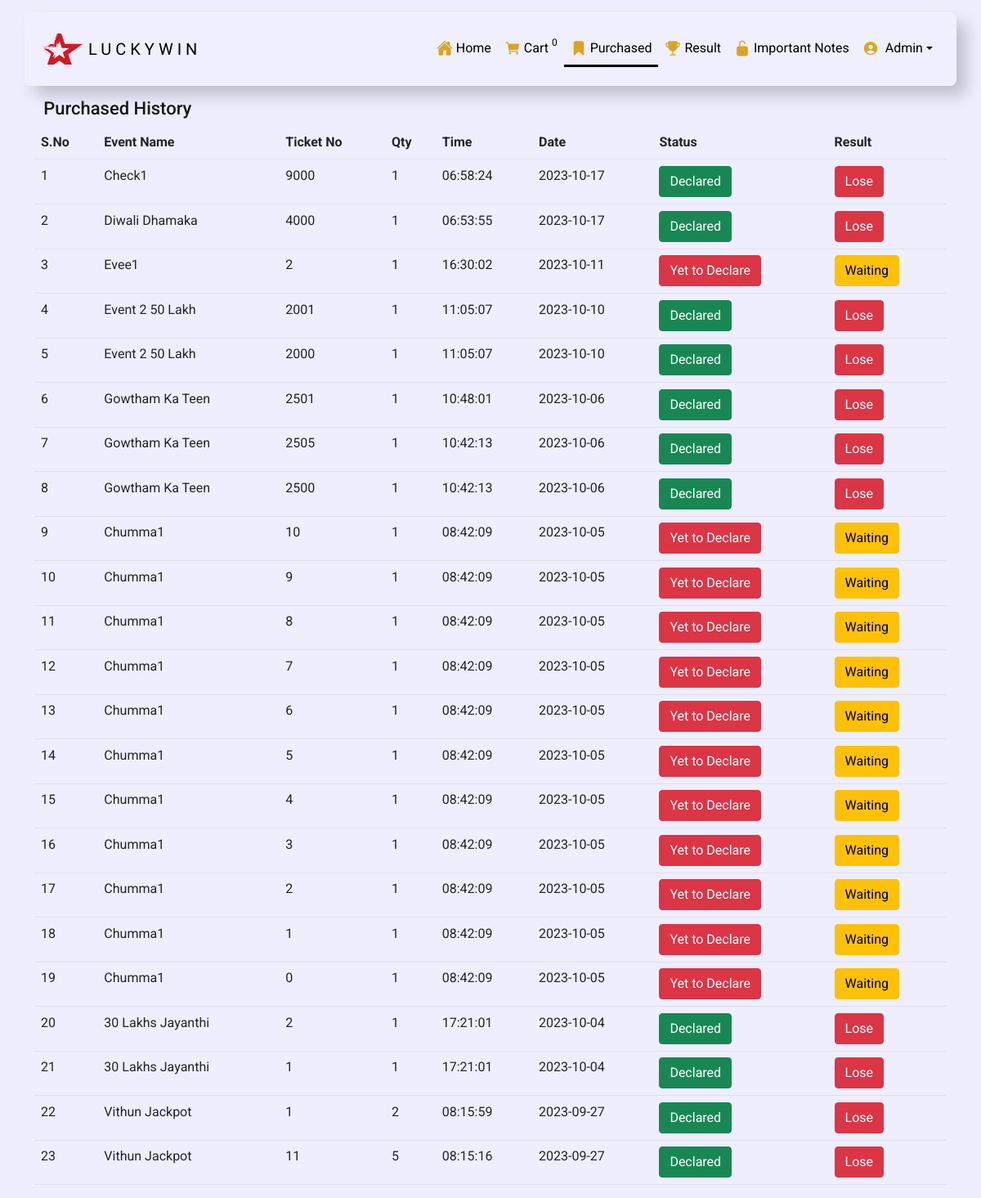
Screenshot of /purchased.php (signed in) with the database file from the repository.
### tables this page shows
CREATE TABLE `logo` (
  `id` int(100) NOT NULL,
  `title` varchar(255) NOT NULL,
  `image` varchar(255) NOT NULL,
  `created` timestamp NOT NULL DEFAULT current_timestamp() ON UPDATE current_timestamp(),
  `status` tinyint(1) NOT NULL
);

CREATE TABLE `orders` (
  `id` int(100) NOT NULL,
  `userid` int(100) NOT NULL,
  `event_id` int(100) NOT NULL,
  `price` varchar(255) NOT NULL,
  `qty` int(100) NOT NULL,
  `total` varchar(255) NOT NULL,
  `grandtotal` double(10,2) NOT NULL,
  `created` timestamp NOT NULL DEFAULT current_timestamp() ON UPDATE current_timestamp(),
  `ticket` varchar(255) NOT NULL
);

CREATE TABLE `events` (
  `id` int(100) NOT NULL,
  `event_name` varchar(255) NOT NULL,
  `event_start_date` varchar(255) NOT NULL,
  `event_start_time` varchar(255) NOT NULL,
  `event_end_date` varchar(255) NOT NULL,
  `event_end_time` varchar(255) NOT NULL,
  `price` varchar(255) NOT NULL,
  `status` tinyint(1) NOT NULL,
  `event_cat` varchar(255) NOT NULL,
  `updated` varchar(255) NOT NULL
);

### purchased.php (the view, shortened to what this page needs)
<?php
include "config/config.php";
?>
<!DOCTYPE html>
<html lang="en">
<head>
    <link href="https://cdn.jsdelivr.net/npm/bootstrap@5.0.2/dist/css/bootstrap.min.css" rel="stylesheet">
    <link rel="stylesheet" href="https://cdnjs.cloudflare.com/ajax/libs/font-awesome/6.4.2/css/all.min.css" />
</head>
<body >
<nav class="navbar navbar-expand-lg fixed-top" style="background-color: #eeeeff;">
  <div class="container"
  style="  background-color: rgba(255, 255, 255, 0.08);
  box-shadow: 12px 12px 20px rgba(0, 0, 0, 0.2);
  border: 1px solid rgba(243, 243, 243, 0.7);
  border-radius: 8px;
  backdrop-filter: blur(3px);
  padding: 20px;"
>
     <?php
        $sqllogo="select * from logo where status=1";
        $resultlogo=$connection->query($sqllogo);
       if(mysqli_num_rows($resultlogo)>0){
       if($row=mysqli_fetch_assoc($resultlogo)){
        ?>
        <a class="navbar-brand" href="index.php" style="display: flex;justify-content: flex-start;align-items: center;">
    <img src="admin/logo/uploads/<?php echo $row['image'] ?>" alt="<?php echo $row['image'] ?>"  width="52" height="38"  class="navbarlogo">
     <span style="letter-spacing: 5px;text-transform: uppercase;"><?php echo $row['title'] ?></span>
    </a>
        <?php
    }}
    ?>
    <div class="collapse navbar-collapse text-white" id="navbarSupportedContent">
      <ul class="navbar-nav ms-auto mb-2 mb-lg-0 ">
        <li class="nav-item">
          <a class="nav-link  d-flex align-items-center"  href="index.php"><ion-icon name="home"></ion-icon>&nbsp;Home</a>
        </li>
        <li class="nav-item ">
          <a class="nav-link  d-flex align-items-center" href="cart.php"><ion-icon name="cart"></ion-icon>&nbsp;Cart&nbsp;<sup>
            <?php
            if(empty(($_SESSION["cart"])))
            {
                echo "0";
            }else{
                echo count($_SESSION["cart"]);
            } ?>
            <sup></a>
        </li>
        <li class="nav-item">
          <a class="nav-link active-nav d-flex align-items-center" aria-current="page" href="purchased.php"><ion-icon name="bookmark"></ion-icon>&nbsp;Purchased</a>
        </li>
          <li class="nav-item ">
          <a class="nav-link  d-flex align-items-center" href="results.php"><ion-icon name="trophy"></ion-icon>&nbsp;Result</a>
        </li>
          <li class="nav-item ">
          <a class="nav-link  d-flex align-items-center" href="about.php"><ion-icon name="lock-open"></ion-icon>&nbsp;Important notes</a>
        </li>
        <li class="nav-item dropdown">
          <a class="nav-link dropdown-toggle  d-flex align-items-center" href="#" id="navbarDarkDropdownMenuLink" role="button" data-bs-toggle="dropdown" aria-expanded="false">
          <ion-icon name="person-circle"></ion-icon>&nbsp;
          <?php echo $_SESSION["name"];?>
          </a>
        </li>
      </ul>
    </div>
  </div>
</nav>
	<div class="container">
    <h1 class="title">purchased History</h1>
    <?php
    $sql="select * from orders where userid={$_SESSION['id']} order by id desc";
    $result1=$connection->query($sql);
    if(mysqli_num_rows($result1)>0){
        $j=1;
          echo "<table class='table table-hover'>
        <th>s.no</th>
        <th>Event name</th>
        <th>ticket no</th>
        <th>qty</th>
         <th>Time</th>
         <th>Date</th>
         <th>Status</th>
         <th>result</th>";
        while($row1=mysqli_fetch_assoc($result1)){
          ?>
          <tr>
              <td><?php echo $j++;?></td>
                   <?php
                       $sql2="select event_name from events where id={$row1['event_id']}";
                        $res1=$connection->query($sql2);
                         if($res1->num_rows>0){
                            $row2=$res1->fetch_assoc();
                            echo "<td>";
                            echo "{$row2['event_name']}";
                            echo "</td>";
                         }
                    ?>
            <td><?php echo $row1["ticket"];  $ticketno=$row1["ticket"]; ?></td>
            <td><?php echo $row1["qty"];?></td>
           <?php
           $datetime = new DateTime($row1["created"]);
$date = $datetime->format('Y-m-d');
$time = $datetime->format('H:i:s');
echo "<td>";
echo $time;
echo "</td>";
echo "<td>";
echo $date;
echo "</td>";
            ?>
             <?php
             $sql="select event_name from events where id={$row1['event_id']} and status=1";
             $res2=$connection->query($sql);
                         if($res2->num_rows>0){
                             echo "<td>";
                            echo "<button class='btn btn-success' data-bs-toggle='modal' data-bs-target='#exampleModal{$row1['event_id']}' >Declared</button>";
                            echo "</td>";
                          }else{
                             echo "<td>";
                            echo "<button class='btn btn-danger'>Yet to Declare</button>";
                            echo "</td>";
                          }
             ?>
<?php
 $sql5="select wl.ticket_id, wl.event_id ,ev.event_name, et.event_ticket ,o.userid ,r.name from winnerlist wl INNER JOIN events ev on ev.id=wl.event_id INNER JOIN event_tickets et on et.id = wl.ticket_id INNER JOIN orders o INNER JOIN register r on r.id=o.userid WHERE (wl.event_id=o.event_id and et.event_ticket=o.ticket)and (o.event_id={$row1['event_id']} and et.event_ticket=".$ticketno." and o.userid={$_SESSION['id']})";
                 $res5=$connection->query($sql5);
                         if($res5->num_rows>0){
                             $row5=$res5->fetch_assoc();
                                    echo "<td><button class='btn btn-success'>Won</button></td>";
                          }else{
                             $sql6="select event_name from events where id={$row1['event_id']} and status=1";
                              $res6=$connection->query($sql6);
                             if($res6->num_rows>0){
                                 echo "<td><button class='btn btn-danger'>Lose</button></td>";
                            }else{
                                 echo "<td><button class='btn btn-warning'>Waiting</button></td>";
                            }
                          }
?>
          <tr>
          <?php
        }
    }else{
        echo "<table><center><h1 class='title'>your purchase is empty </h1></center></table>";
    }
    ?>
</body>
</html>

### purchased.php (style rules this page uses)
body { font-family: 'Roboto',sans-serif; background: #eeeeff; text-transform: capitalize; }
.navbarlogo { ; object-fit: cover; }
.active-nav { border-bottom: 3px solid black; }
ion-icon { color: goldenrod; font-size:20px }
.navbar { padding: 15px 0; }
.navbar-brand { color: black; }
.nav-item .nav-link { color: black; }
.title { color: black; opacity: 0.9; padding-left: 1%; text-transform: capitalize; font-size: 22px; font-weight: 500; }

### rows the page displays
logo: image (picture), title "LUCKYWIN"
orders: event.event_name "Check1", ticket "9000", qty "1", created "06:58:24", created "2023-10-17", shows "Lose"
orders: event.event_name "Diwali Dhamaka", ticket "4000", qty "1", created "06:53:55", created "2023-10-17", shows "Lose"
orders: event.event_name "Evee1", ticket "2", qty "1", created "16:30:02", created "2023-10-11", shows "Yet to Declare", shows "Waiting"
orders: event.event_name "Event 2 50 Lakh", ticket "2001", qty "1", created "11:05:07", created "2023-10-10", shows "Lose"
orders: event.event_name "Event 2 50 Lakh", ticket "2000", qty "1", created "11:05:07", created "2023-10-10", shows "Lose"
orders: event.event_name "Gowtham Ka Teen", ticket "2501", qty "1", created "10:48:01", created "2023-10-06", shows "Lose"
orders: event.event_name "Gowtham Ka Teen", ticket "2505", qty "1", created "10:42:13", created "2023-10-06", shows "Lose"
orders: event.event_name "Gowtham Ka Teen", ticket "2500", qty "1", created "10:42:13", created "2023-10-06", shows "Lose"
orders: event.event_name "Chumma1", ticket "10", qty "1", created "08:42:09", created "2023-10-05", shows "Yet to Declare", shows "Waiting"
orders: event.event_name "Chumma1", ticket "9", qty "1", created "08:42:09", created "2023-10-05", shows "Yet to Declare", shows "Waiting"
orders: event.event_name "Chumma1", ticket "8", qty "1", created "08:42:09", created "2023-10-05", shows "Yet to Declare", shows "Waiting"
orders: event.event_name "Chumma1", ticket "7", qty "1", created "08:42:09", created "2023-10-05", shows "Yet to Declare", shows "Waiting"
orders: event.event_name "Chumma1", ticket "6", qty "1", created "08:42:09", created "2023-10-05", shows "Yet to Declare", shows "Waiting"
orders: event.event_name "Chumma1", ticket "5", qty "1", created "08:42:09", created "2023-10-05", shows "Yet to Declare", shows "Waiting"
orders: event.event_name "Chumma1", ticket "4", qty "1", created "08:42:09", created "2023-10-05", shows "Yet to Declare", shows "Waiting"
orders: event.event_name "Chumma1", ticket "3", qty "1", created "08:42:09", created "2023-10-05", shows "Yet to Declare", shows "Waiting"
orders: event.event_name "Chumma1", ticket "2", qty "1", created "08:42:09", created "2023-10-05", shows "Yet to Declare", shows "Waiting"
orders: event.event_name "Chumma1", ticket "1", qty "1", created "08:42:09", created "2023-10-05", shows "Yet to Declare", shows "Waiting"
orders: event.event_name "Chumma1", ticket "0", qty "1", created "08:42:09", created "2023-10-05", shows "Yet to Declare", shows "Waiting"
orders: event.event_name "30 Lakhs Jayanthi", ticket "2", qty "1", created "17:21:01", created "2023-10-04", shows "Lose"
orders: event.event_name "30 Lakhs Jayanthi", ticket "1", qty "1", created "17:21:01", created "2023-10-04", shows "Lose"
orders: event.event_name "Vithun Jackpot", ticket "1", qty "2", created "08:15:59", created "2023-09-27", shows "Lose"
orders: event.event_name "Vithun Jackpot", ticket "11", qty "5", created "08:15:16", created "2023-09-27", shows "Lose"

### other values shown
$_SESSION["name"] "Admin"
